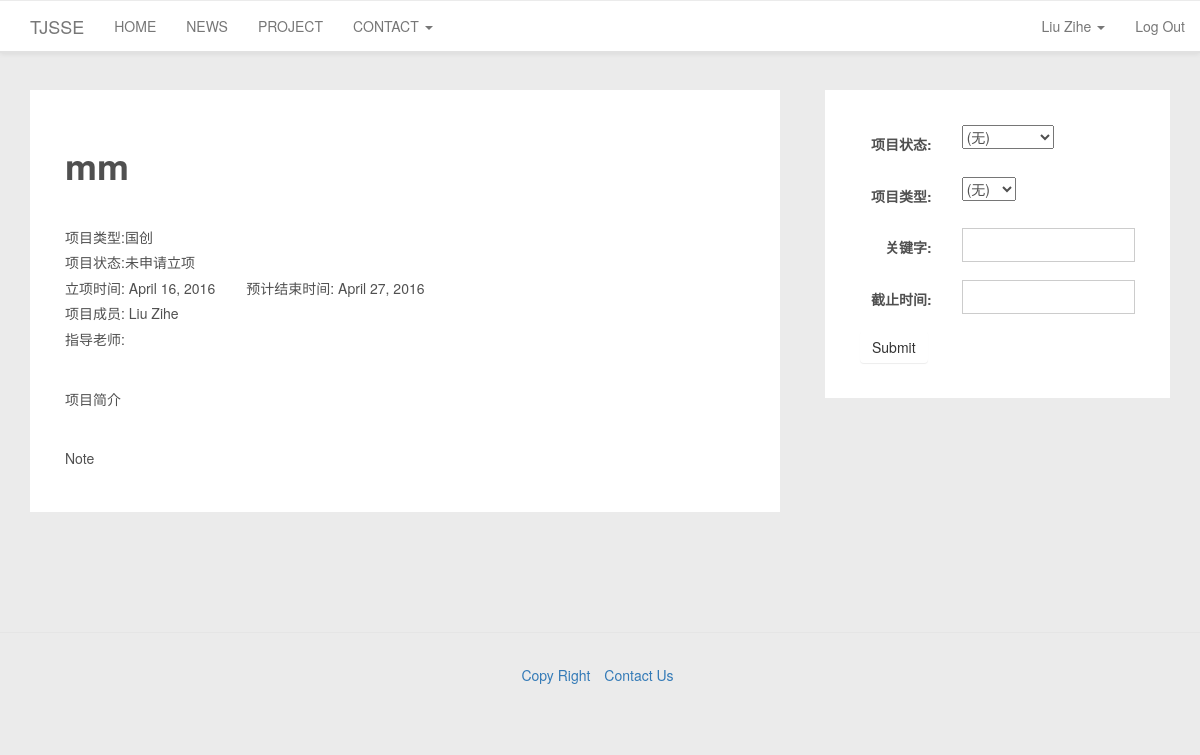
/project/1/ (signed in), run on an earlier commit of the app's database.
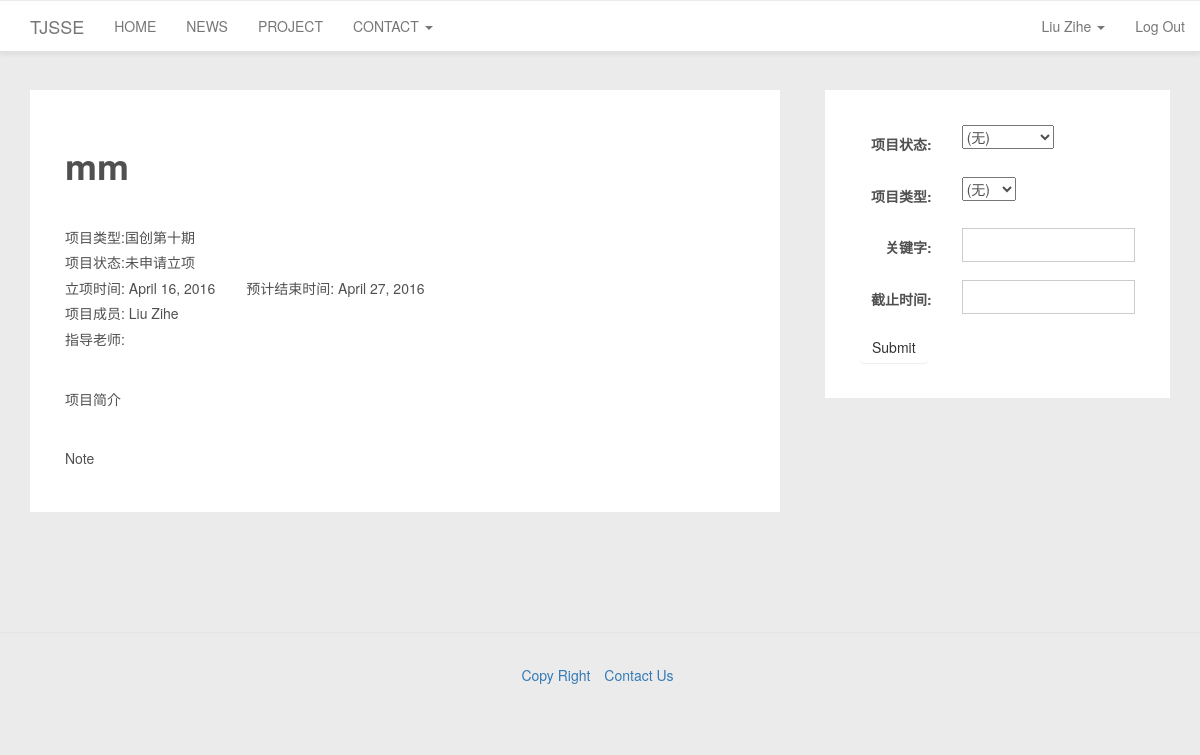
And on a later commit of the database.
### project/models.py (models this page shows, shortened)
class Project(models.Model):
    name = models.CharField(max_length=30)
    project_type = models.ForeignKey(ProjectType)
    description = models.CharField(max_length=100)
    professor = models.ForeignKey(User)
    STATUS_BEFORE_INIT = 0
    STATUS_APPLY_INIT = 1
    STATUS_COMPLETE_INIT = 2
    STATUS_APPLY_MID = 3
    STATUS_COMPLETE_MID = 4
    STATUS_APPLY_FINAL = 5
    STATUS_COMPLETE_FINAL = 6
    STATUS_CHOICES = [
        (STATUS_BEFORE_INIT, '未申请立项'),
        (STATUS_APPLY_INIT, '申请立项'),
        (STATUS_COMPLETE_INIT, '立项通过'),
        (STATUS_APPLY_MID, '申请中期'),
        (STATUS_COMPLETE_MID, '中期通过'),
        (STATUS_APPLY_FINAL, '申请结题'),
        (STATUS_COMPLETE_FINAL, '已结题'),
    ]
    status = models.IntegerField(choices=STATUS_CHOICES, default=STATUS_BEFORE_INIT)
    endtime = models.DateField(null=True)
    note = models.CharField(max_length=300, blank=True)
    def get_status(self):
        return self.STATUS_CHOICES[self.status].__getitem__(1)
    def __str__(self):
        return self.name+', '+str(self.professor.get_username())
    __repr__=__str__

class ProjectType(models.Model):
    typename = models.CharField(max_length=20)
    TYPE_NATIONAL = 0
    TYPE_SHANGHAI = 1
    TYPE_SITP = 2
    TYPE_SECOLLEGE = 3
    TYPE_ELSE = 4
    TYPE_CHOICES = [
        (TYPE_NATIONAL, '国创'),
        (TYPE_SHANGHAI, '市创'),
        (TYPE_SITP, 'SITP'),
        (TYPE_SECOLLEGE, '院创'),
        (TYPE_ELSE, '其他'),
    ]
    type = models.IntegerField('认定类型',choices=TYPE_CHOICES)
    isopening = models.BooleanField('是否开放中', default=True)
    starttime = models.DateField(default=datetime.date.today)
    endtime = models.DateField()
    note = models.CharField(max_length=300, blank=True)

### project/views.py (the view)
# urls.py: url(r'^(?P<project_id>[0-9]+)/$', views.project_detail_view, name='project_detail'),
@login_required(login_url='/accounts/login/')
def project_detail_view(request, project_id):
    search_form=SearchForm()
    project = Project.objects.get(pk = project_id)
    proj_stu_list=Project_Student.objects.filter(project=project)
    stu_list=[proj_stu.student.get_full_name() for proj_stu in proj_stu_list]
    return render(request, 'project/project_detail.html', {'project':project,\
                                                           'search_choice':Project.STATUS_CHOICES,\
                                                           'stu_list':stu_list,\
                                                           'form':search_form})

### project/forms.py (shortened to what this page needs)
class SearchForm(forms.Form):
    DEFAULT_VAL=-1
    DEFAULT_TUPLE=(DEFAULT_VAL,'(无)')
    STATUS_TYPE_CHOICES=Project.STATUS_CHOICES[:]
    PROJ_TYPE_CHOICES=ProjectType.TYPE_CHOICES[:]
    STATUS_TYPE_CHOICES.insert(0,DEFAULT_TUPLE)
    PROJ_TYPE_CHOICES.insert(0,DEFAULT_TUPLE)
    status_type=forms.ChoiceField(
        choices=STATUS_TYPE_CHOICES,
        required=False,
        label='项目状态',
        initial=DEFAULT_TUPLE
    )
    project_type=forms.ChoiceField(
        choices=PROJ_TYPE_CHOICES,
        required=False,
        label='项目类型',
        initial=DEFAULT_TUPLE
    )
    search_val=forms.CharField(
        required=False,
        label='关键字'
    )
    search_date=forms.DateField(
        label='截止时间',
        required=False
    )

### accounts/models.py (called while the page is built)
    def get_full_name(self):
        if (len(self.user.first_name) > 0) and (len(self.user.last_name) > 0):
            return self.user.get_full_name()
        else:
            return self.user.get_username()

### project/templates/project/project_detail.html (shortened to what this page needs)
{% extends 'base.html' %}
{% block contentbase %}
    <div class="panel-card">
        <h1><strong>{{ project.name }}</strong></h1>
        <br>
        <h5>项目类型:{{ project.project_type.typename }}</h5>
        <h5>项目状态:{{project.get_status}}</h5>
        <h5>立项时间: {{ project.project_type.starttime }}
            &nbsp;&nbsp;&nbsp;&nbsp;&nbsp;&nbsp;
            预计结束时间: {{ project.endtime }}</h5>
        <h5>项目成员:
            {% for stu in stu_list %}
                {{ stu }}
            {% endfor %}
        </h5>
        <h5>指导老师: {{ project.professor.get_full_name }}</h5>
        <br>
        <h5>项目简介</h5>
        <br>
        <h5>Note</h5>
    </div>
{% endblock contentbase %}
{% block sidebarbase %}
    <div class="panel-card">
        <form class="form-horizontal" action="/project/search/" method="get">
            {% include "formTemplate.html" %}
            <button type="submit" class="btn btn-default ">Submit</button>
        </form>
    </div>
{% endblock sidebarbase %}

What changed in the data, as far as the page shows it:
changed through a linked row, Project "mm": project_type.typename "国创" → "国创第十期"
